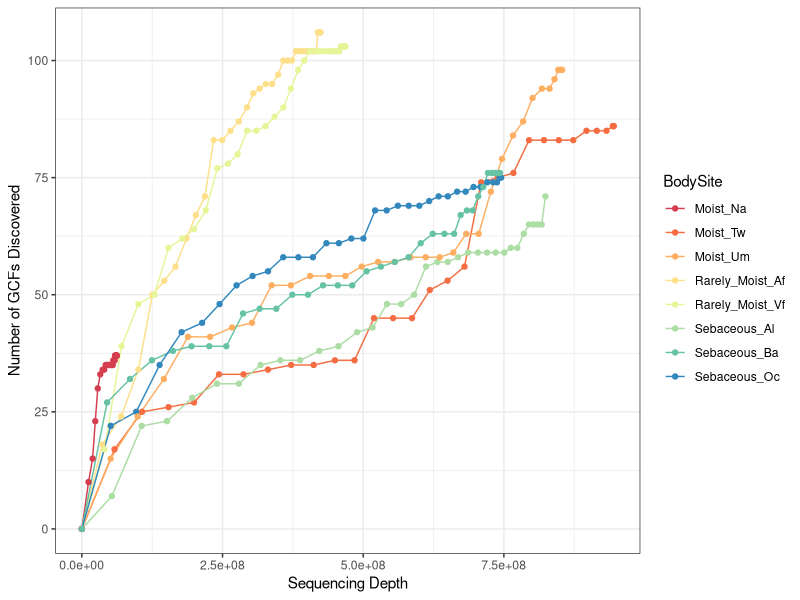

The R script that drew this image:
library(ggplot2)

dat <- read.table("Rarefaction_Results.txt", header=T, sep='\t')
# BodySite        CumulativeDepth GCFsDiscovered

colors <- c("#D53E4F", "#F46D43", "#FDAE61", "#FEE08B", "#E6F598", "#ABDDA4", "#66C2A5", "#3288BD")
names(colors) <- c ("Moist_Na", "Moist_Tw", "Moist_Um", "Rarely_Moist_Af", "Rarely_Moist_Vf", "Sebaceous_Al", "Sebaceous_Ba", "Sebaceous_Oc")

pdf("Rarefaction_Results.pdf", height=3, width=5)
ggplot(dat, aes(x=CumulativeDepth, y=GCFsDiscovered, color=BodySite)) + geom_line() + geom_point() + theme_bw() + scale_color_manual(values=colors) + xlab('Sequencing Depth') + ylab('Number of GCFs Discovered')
dev.off()
